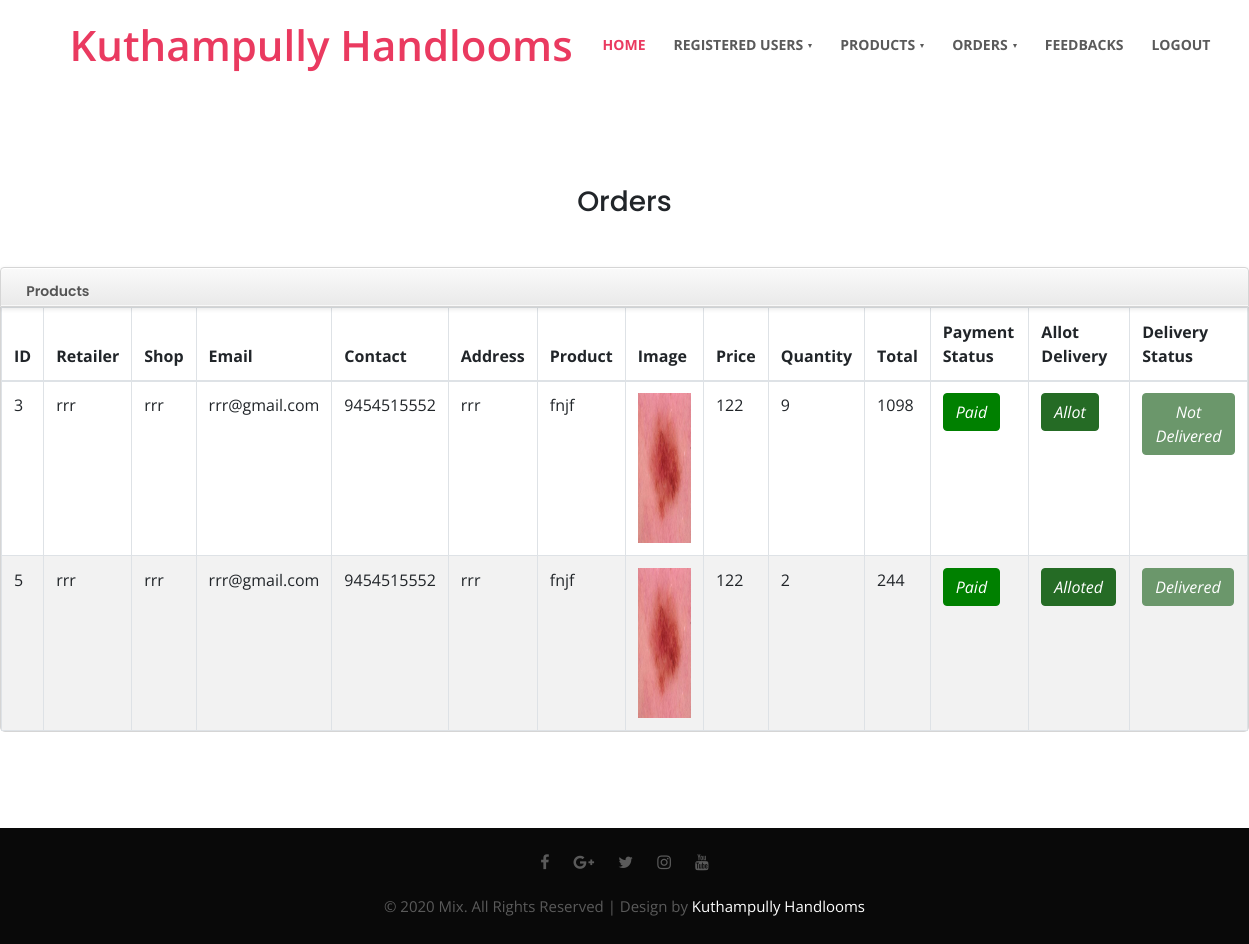
Screenshot of /ad_vw_ret_orders with the database file from the repository.
### kmply/models.py (models this page shows)
class Order(db.Model):
    id = db.Column(db.Integer,primary_key=True)
    pid=db.Column(db.String(200))
    did=db.Column(db.String(200))
    qty=db.Column(db.String(200))
    shop=db.Column(db.String(200))
    usertype=db.Column(db.String(200))
    total=db.Column(db.String(200))
    al_status=db.Column(db.String(200))
    del_status=db.Column(db.String(200))
    m_status=db.Column(db.String(200))
    uid=db.Column(db.String(200))
    mode=db.Column(db.String(200))
    product = db.Column(db.String(200))
    image = db.Column(db.String(20), nullable=False, default='default.jpg')
    st = db.Column(db.String(20),  default='Place Stitching Order')
    address= db.Column(db.String(200))
    price = db.Column(db.String(200))
    desc = db.Column(db.String(200))
    name = db.Column(db.String(200))
    email = db.Column(db.String(200))
    contact = db.Column(db.String(200))
    pstatus= db.Column(db.String(200))
    cardno = db.Column(db.String(200),unique=True)
    amount =db.Column(db.String(200))
    cvv=db.Column(db.String(200))
    month=db.Column(db.String(200))
    year=db.Column(db.String(200))

### kmply/routes.py (the view)
@login_required
@app.route('/ad_vw_ret_orders',methods=["GET","POST"])
def ad_vw_ret_orders():
    d=Order.query.filter_by(m_status="fill",usertype="retailor").all()
    return render_template("ad_vw_ret_orders.html",d=d)

### kmply/templates/ad_vw_ret_orders.html (shortened to what this page needs)
{%extends "admin_layout.html"%}
{%block content%}
<br><br><br><br>
<h3><center>Orders</center></h3>
<br><br>
<div class="span7">
<div class="widget stacked widget-table action-table">
				<div class="widget-header">
					<h3> Products</h3>
				</div>
				<div class="widget-content">
					<table class="table table-striped table-bordered">
						<thead>
							<tr>
                                <th>ID</th>
                                <th>Retailer</th>
                                <th>Shop</th>
                                <th>Email</th>
                                <th>Contact</th>
                                <th>Address</th>
                                <th>Product</th>
                                <th>Image</th>
                                <th>Price</th>
                                <th>Quantity</th>
                                <th>Total</th>
                                <th>Payment Status</th>
								<th class="td-actions">Allot Delivery</th>
                                <th class="td-actions"> Delivery Status</th>
							</tr>
						</thead>
						<tbody>
							<tr>
                                {% for i in d %}
                                <tr>
                                    <td>{{i.id}}</td>
                                    <td>{{i.name}}</td>
                                    <td>{{i.shop}}</td>
                                    <td>{{i.email}}</td>
                                    <td>{{i.contact}}</td>
                                    <td>{{i.address}}</td>
                                    <td>{{i.product}}</td>
                                    <td><img src="/static/pics/{{i.image}}" style="width:150px; height:150px; "></td>
                                    <td>{{i.price}}</td>
                                    <td>{{i.qty}}</td>
                                    <td>{{i.total}}</td>
                                    {%if (i.pstatus=="Success")%}
								<td class="td-actions">
									<button class="btn btn-small btn-primary" style="background-color: green;
                                    border-color: green;">
										<i class="">Paid</i>
                                </button></td>  {%endif%}
                            {%if i.al_status=="Allot"%}
                                <td><a href="/ret_allot_delivery/{{i.id}}" class="btn btn-small btn-primary" style="background-color:rgb(37, 107, 37);
                                    border-color:rgb(37, 107, 37)">
										<i class="">{{i.al_status}}</i>
									</a></td>
                                    {%else%}
                                    <td><button class="btn btn-small btn-primary" style="background-color:rgb(37, 107, 37);
                                        border-color:rgb(37, 107, 37)">
                                            <i class="">{{i.al_status}}</i>
                                    </button></td>
                                    {%endif%}
                                    <td><button class="btn btn-small btn-primary" style="background-color:rgb(107, 151, 107);
                                        border-color:rgb(107, 151, 107)">
                                            <i class="">{{i.del_status}}</i>
                                    </button></td></td>
							</tr>
                            {% endfor %}
							</tbody>
						</table>
				</div>
			</div>
            </div>
<br><br><br><br>
{%endblock%}

### kmply/templates/admin_layout.html (shortened to what this page needs)
<!doctype html>
<html lang="en">
<head>
  <link rel="stylesheet" href="../static/css/style-starter.css">
</head>
<body>
  <header class="w3l-header">
    <div class="hero-header-11">
      <div class="hero-header-11-content">
        <div class="container">
          <nav class="navbar navbar-expand-xl navbar-light py-sm-2 py-1 px-0">
            <a class="navbar-brand editContent" href="/admin_index">Kuthampully Handlooms</a>
            <div class="collapse navbar-collapse" id="navbarSupportedContent">
              <ul class="navbar-nav ml-auto">
                <li class="nav-item active">
                  <a class="nav-link" href="/admin_index">Home <span class="sr-only">(current)</span></a>
                </li>
                <li class="nav-item dropdown">
                    <a class="nav-link dropdown-toggle" href="#" id="navbarDropdown" role="button" data-toggle="dropdown" aria-haspopup="true"
                      aria-expanded="false">
                      Registered Users
                    </a>
                  </li>
                  <li class="nav-item dropdown">
                    <a class="nav-link dropdown-toggle" href="#" id="navbarDropdown" role="button" data-toggle="dropdown" aria-haspopup="true"
                      aria-expanded="false">
                      Products
                    </a>
                  </li>
                  <li class="nav-item dropdown">
                    <a class="nav-link dropdown-toggle" href="#" id="navbarDropdown" role="button" data-toggle="dropdown" aria-haspopup="true"
                      aria-expanded="false">
                      Orders
                    </a>
                  </li>
                  <li class="nav-item">
                    <a class="nav-link" href="/vw_feedbacks">Feedbacks</a>
                  </li>
                <li class="nav-item">
                    <a class="nav-link" href="/logout">Logout</a>
                  </li>
              </ul>
            </div>
          </nav>
        </div>
      </div>
    </div>
  </header>
  {%block content%}
  {%endblock%}
  <footer class="w3l-footer">
    <div id="footers14-block" class="py-3">
      <div class="container">
        <div class="footers14-bottom text-center">
          <div class="social">
            <a href="#facebook" class="facebook"><span class="fa fa-facebook" aria-hidden="true"></span></a>
            <a href="#google" class="google"><span class="fa fa-google-plus" aria-hidden="true"></span></a>
            <a href="#twitter" class="twitter"><span class="fa fa-twitter" aria-hidden="true"></span></a>
            <a href="#instagram" class="instagram"><span class="fa fa-instagram" aria-hidden="true"></span></a>
            <a href="#youtube" class="youtube"><span class="fa fa-youtube" aria-hidden="true"></span></a>
          </div>
          <div class="copyright mt-1">
            <p>© 2020 Mix. All Rights Reserved | Design by <a href="https://w3layouts.com/">Kuthampully Handlooms</a></p>
          </div>
        </div>
      </div>
    </div>
  </footer>
</body>
</html>

### kmply/templates/ad_vw_ret_orders.html (style rules this page uses)
.table-bordered { border: 1px solid #dddddd; border-collapse: separate; border-left: 0; -webkit-border-radius: 4px; -moz-border-radius: 4px; border-radius: 4px; }
.table { width: 100%; margin-bottom: 20px; background-color: transparent; border-collapse: collapse; border-spacing: 0; display: table; }
.widget.widget-table .table { margin-bottom: 0; border: none; }
.widget.widget-table .widget-content { padding: 0; }
.widget .widget-header + .widget-content { border-top: none; -webkit-border-top-left-radius: 0; -webkit-border-top-right-radius: 0; -moz-border-radius-topleft: 0; -moz-border-radius-topright: 0; border-top-left-radius: 0; border-top-right-radius: 0; }
.widget .widget-content { padding: 20px 15px 15px; background: #FFF; border: 1px solid #D5D5D5; -moz-border-radius: 5px; -webkit-border-radius: 5px; border-radius: 5px; }
.widget .widget-header { position: relative; height: 40px; line-height: 40px; background: #E9E9E9; background: -moz-linear-gradient(top, #fafafa 0%, #e9e9e9 100%); background: -webkit-gradient(linear, left top, left bottom, color-stop(0%, #fafafa), color-stop(100%, #e9e9e9)); background: -webkit-linear-gradient(top, #fafafa 0%, #e9e9e9 100%); background: -o-linear-gradient(top, #fafafa 0%, #e9e9e9 100%); background: -ms-linear-gradient(top, #fafafa 0%, #e9e9e9 100%); background: linear-gradient(top, #fafafa 0%, #e9e9e9 100%); text-shadow: 0 1px 0 #fff; border-radius: 5px 5px 0 0; box-shadow: 0 2px 5px rgba(0,0,0,0.1),inset 0 1px 0 white,inset 0 -1px 0 rgba(255,255,255,0.7); border-bottom: 1px solid #bababa; filter: progid:DXImageTransform.Microsoft.gradient(startColorstr='#FAFAFA', endColorstr='#E9E9E9'); -ms-filter: "progid:DXImageTransform.Microsoft.gradient(startColorstr='#FAFAFA', endColorstr='#E9E9E9')"; border: 1px solid #D5D5D5; -webkit-border-top-left-radius: 4px; -webkit-border-top-right-radius: 4px; -moz-border-radius-topleft: 4px; -moz-border-radius-topright: 4px; border-top-left-radius: 4px; border-top-right-radius: 4px; -webkit-background-clip: padding-box; }
thead { display: table-header-group; vertical-align: middle; border-color: inherit; }
.widget .widget-header h3 { top: 2px; position: relative; left: 10px; display: inline-block; margin-right: 3em; font-size: 14px; font-weight: 600; color: #555; line-height: 18px; text-shadow: 1px 1px 2px rgba(255, 255, 255, 0.5); }

### rows the page displays
Order: id "3", name "rrr", shop "rrr", email "rrr@gmail.com", contact "9454515552", address "rrr", product "fnjf", image (picture), price "122", qty "9", total "1098", pstatus "Paid", al_status "Allot", del_status "Not Delivered"
Order: id "5", name "rrr", shop "rrr", email "rrr@gmail.com", contact "9454515552", address "rrr", product "fnjf", image (picture), price "122", qty "2", total "244", pstatus "Paid", al_status "Alloted", del_status "Delivered"
